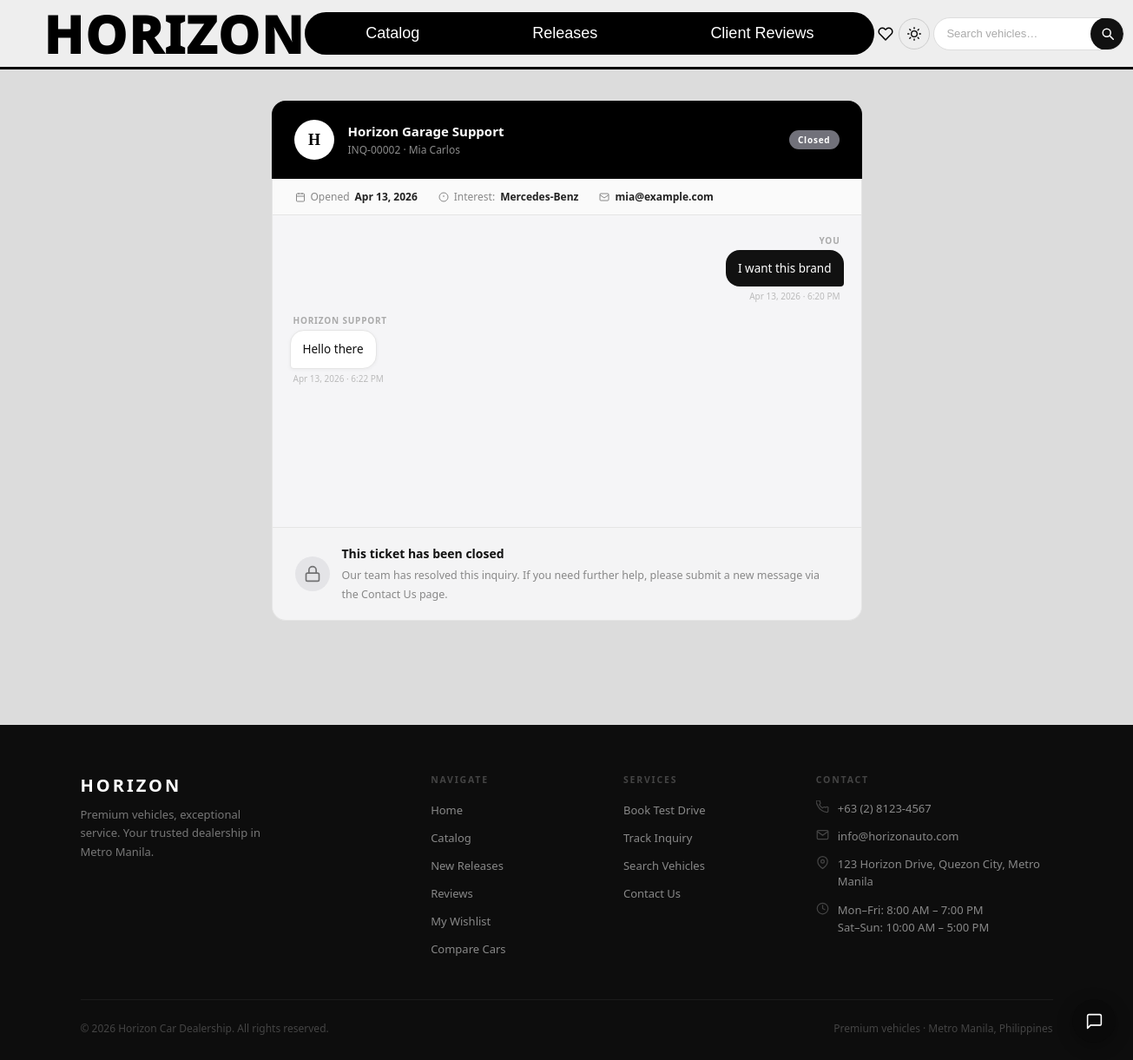
/inquiry/ovPF__EZ8ZjOsofNzo7dlEi6PL7h8r5GqS78BkjDrKU/, run on the app's committed database.
### horizon/models.py (models this page shows, shortened)
class Inquiry(models.Model):
    STATUS_CHOICES = [
        ('new',        'New'),
        ('processing', 'Processing'),
        ('resolved',   'Resolved'),
    ]
    first_name       = models.CharField(max_length=50)
    last_name        = models.CharField(max_length=50)
    email            = models.EmailField()
    phone            = models.CharField(max_length=20, blank=True)
    vehicle_interest = models.CharField(max_length=50, blank=True)
    car              = models.ForeignKey('Car', null=True, blank=True, on_delete=models.SET_NULL, related_name='inquiries')
    message          = models.TextField()
    status           = models.CharField(max_length=20, choices=STATUS_CHOICES, default='new')
    admin_notes      = models.TextField(blank=True)
    created_at       = models.DateTimeField(auto_now_add=True)
    is_read          = models.BooleanField(default=False)
    reply_token = models.CharField(max_length=64, blank=True, unique=True, null=True)
    @property
    def full_name(self):
        return f"{self.first_name} {self.last_name}"
    @property
    def inquiry_number(self):
        return f"INQ-{self.pk:05d}"

class InquiryReply(models.Model):
    SENDER_CHOICES = [('visitor', 'Visitor'), ('admin', 'Admin')]
    inquiry = models.ForeignKey(Inquiry, on_delete=models.CASCADE, related_name='replies')
    sender  = models.CharField(max_length=10, choices=SENDER_CHOICES)
    body    = models.TextField()
    sent_at = models.DateTimeField(auto_now_add=True)
    class Meta:
        ordering = ['sent_at']

class DealershipSettings(models.Model):
    dealership_name  = models.CharField(max_length=120, default='Horizon Car Dealership')
    phone            = models.CharField(max_length=40,  default='+63 (2) 8123-4567')
    email            = models.EmailField(default='info@horizonauto.com')
    address          = models.CharField(max_length=200, default='123 Horizon Drive, Quezon City, Metro Manila')
    weekday_hours    = models.CharField(max_length=60,  default='8:00 AM – 7:00 PM')
    weekend_hours    = models.CharField(max_length=60,  default='10:00 AM – 5:00 PM')
    facebook_url     = models.URLField(blank=True, default='')
    instagram_url    = models.URLField(blank=True, default='')
    telegram_url     = models.URLField(blank=True, default='')
    tagline          = models.CharField(max_length=200, blank=True, default='')
    brand_name       = models.CharField(max_length=40, default='HORIZON',
                           help_text='Short name shown in the navbar (e.g. HORIZON)')
    chat_avatar_letter = models.CharField(max_length=2, default='H',
                           help_text='1-2 letter initial shown in the chat widget avatar')
    footer_tagline   = models.CharField(max_length=200, blank=True,
                           default='Premium vehicles, exceptional service. Your trusted dealership in Metro Manila.',
                           help_text='Short description shown under the brand name in the footer')
    footer_copyright = models.CharField(max_length=200, blank=True, default='',
                           help_text='Custom copyright line. Leave blank to auto-generate from dealership name.')
    footer_show_nav      = models.BooleanField(default=True, help_text='Show the Navigate links column')
    footer_show_services = models.BooleanField(default=True, help_text='Show the Services links column')
    footer_show_contact  = models.BooleanField(default=True, help_text='Show the Contact details column')
    footer_show_socials  = models.BooleanField(default=True, help_text='Show social media icon links')
    class Meta:
        verbose_name = verbose_name_plural = 'Dealership Settings'
    @classmethod
    def get(cls):
        obj, _ = cls.objects.get_or_create(pk=1)
        return obj

### horizon/views.py (the view)
# urls.py: path('inquiry/<str:token>/',          views.inquiry_thread,  name='inquiry_thread'),
def inquiry_thread(request, token):
    inq  = get_object_or_404(Inquiry, reply_token=token)
    msgs = inq.replies.all()
    last = msgs.last()
    return render(request, 'horizon/customer_chat.html', {
        'inq':     inq,
        'msgs':    msgs,
        'closed':  inq.status == 'resolved',
        'last_id': last.pk if last else 0,
    })

### horizon/templates/horizon/customer_chat.html (shortened to what this page needs)
{% extends 'horizon/base.html' %}
{% load static %}
{% block content %}
<section class="tk-page">
  <div class="tk-header">
    <div class="tk-header-logo">H</div>
    <div class="tk-header-info">
      <p class="tk-header-title">Horizon Garage Support</p>
      <p class="tk-header-sub">{{ inq.inquiry_number }} · {{ inq.full_name }}</p>
    </div>
    {% if closed %}
      <span class="tk-header-badge tk-badge-resolved">Closed</span>
    {% elif inq.status == 'processing' %}
      <span class="tk-header-badge tk-badge-processing">In Progress</span>
    {% else %}
      <span class="tk-header-badge tk-badge-open">Open</span>
    {% endif %}
  </div>
  <div class="tk-info-strip">
    <div class="tk-info-item">
      <svg width="12" height="12" viewBox="0 0 24 24" fill="none" stroke="currentColor" stroke-width="2"><rect x="3" y="4" width="18" height="18" rx="2"/><line x1="16" y1="2" x2="16" y2="6"/><line x1="8" y1="2" x2="8" y2="6"/><line x1="3" y1="10" x2="21" y2="10"/></svg>
      Opened <strong>{{ inq.created_at|date:"M d, Y" }}</strong>
    </div>
    {% if inq.vehicle_interest %}
    <div class="tk-info-item">
      <svg width="12" height="12" viewBox="0 0 24 24" fill="none" stroke="currentColor" stroke-width="2"><circle cx="12" cy="12" r="10"/><line x1="12" y1="8" x2="12" y2="12"/><line x1="12" y1="16" x2="12.01" y2="16"/></svg>
      Interest: <strong>{{ inq.vehicle_interest }}</strong>
    </div>
    {% endif %}
    <div class="tk-info-item">
      <svg width="12" height="12" viewBox="0 0 24 24" fill="none" stroke="currentColor" stroke-width="2"><rect x="2" y="4" width="20" height="16" rx="2"/><path d="M2 7l10 7 10-7"/></svg>
      <strong>{{ inq.email }}</strong>
    </div>
  </div>
  <div class="tk-body" id="tkBody">
    {% if msgs %}
      {% for msg in msgs %}
      <div class="tk-msg tk-msg-{% if msg.sender == 'visitor' %}you{% else %}horizon{% endif %}" data-id="{{ msg.pk }}">
        <span class="tk-msg-who">{% if msg.sender == 'admin' %}Horizon Support{% else %}You{% endif %}</span>
        <div class="tk-bubble">{{ msg.body }}</div>
        <span class="tk-msg-time">{{ msg.sent_at|date:"M d, Y" }} · {{ msg.sent_at|time:"g:i A" }}</span>
      </div>
      {% endfor %}
    {% endif %}
  </div>
  {% if closed %}
  <div class="tk-closed-banner">
    <div class="tk-closed-icon"><svg width="20" height="20" viewBox="0 0 24 24" fill="none" stroke="currentColor" stroke-width="2" opacity=".5"><rect x="3" y="11" width="18" height="11" rx="2"/><path d="M7 11V7a5 5 0 0110 0v4"/></svg></div>
    <div class="tk-closed-text">
      <strong>This ticket has been closed</strong>
      <span>Our team has resolved this inquiry. If you need further help, please submit a new message via the Contact Us page.</span>
    </div>
  </div>
  {% endif %}
</section>
{% endblock %}

### horizon/templates/horizon/base.html (shortened to what this page needs)
{% load static %}
<!DOCTYPE html>
<html lang="en">
<head>
  <link rel="stylesheet" href="{% static 'css/stylesheet.css' %}">
  <link rel="stylesheet" href="{% static 'css/dark.css' %}">
</head>
<body>
<header class="navbar">
  <div class="logo"><a href="{% url 'home' %}">{{ dealership_settings.brand_name }}</a></div>
  <nav class="nav-center" id="navMenu">
    <a href="{% url 'catalog' %}">Catalog</a>
    <a href="{% url 'releases' %}">Releases</a>
    <a href="{% url 'client_releases' %}">Client Reviews</a>
  </nav>
  <a href="{% url 'wishlist' %}" class="nav-wl-link" title="My Wishlist" aria-label="Wishlist">
    <svg width="18" height="18" viewBox="0 0 24 24" fill="none" stroke="currentColor" stroke-width="2" stroke-linecap="round" stroke-linejoin="round"><path d="M20.84 4.61a5.5 5.5 0 0 0-7.78 0L12 5.67l-1.06-1.06a5.5 5.5 0 0 0-7.78 7.78l1.06 1.06L12 21.23l7.78-7.78 1.06-1.06a5.5 5.5 0 0 0 0-7.78z"/></svg>
  </a>
  <button class="dm-toggle" id="dmToggle" onclick="dmToggle()" title="Toggle dark mode" aria-label="Toggle dark mode">
  </button>
  <div class="nav-search-wrap" id="navSearchWrap">
    <form class="nav-search" action="{% url 'search' %}" method="get" role="search" onsubmit="navAcClose()">
      <input class="nav-search-input" id="navSearchInput" type="search" name="q" placeholder="Search vehicles…"
             value="{{ request.GET.q|default:'' }}" autocomplete="off" aria-label="Search vehicles"
             oninput="navAcInput(this.value)" onkeydown="navAcKey(event)" onfocus="navAcInput(this.value)">
      <button class="nav-search-btn" type="submit" aria-label="Submit search">
        <svg width="15" height="15" viewBox="0 0 20 20" fill="none" stroke="currentColor"
             stroke-width="2" stroke-linecap="round"><circle cx="9" cy="9" r="6"/><line x1="14.5" y1="14.5" x2="19" y2="19"/></svg>
      </button>
    </form>
  </div>
</header>
{% block content %}{% endblock %}
<footer class="site-footer">
  <div class="ft-inner">
    <div class="ft-grid">
      <div class="ft-col ft-col-brand">
        <p class="ft-brand-name">{{ dealership_settings.brand_name }}</p>
        {% if dealership_settings.footer_tagline %}
        <p class="ft-tagline">{{ dealership_settings.footer_tagline }}</p>
        {% endif %}
      </div>
      {% if dealership_settings.footer_show_nav %}
      <div class="ft-col">
        <p class="ft-col-title">Navigate</p>
        <ul class="ft-links">
          <li><a href="{% url 'home' %}">Home</a></li>
          <li><a href="{% url 'catalog' %}">Catalog</a></li>
          <li><a href="{% url 'releases' %}">New Releases</a></li>
          <li><a href="{% url 'client_releases' %}">Reviews</a></li>
          <li><a href="{% url 'wishlist' %}">My Wishlist</a></li>
          <li><a href="{% url 'compare' %}">Compare Cars</a></li>
        </ul>
      </div>
      {% endif %}
      {% if dealership_settings.footer_show_services %}
      <div class="ft-col">
        <p class="ft-col-title">Services</p>
        <ul class="ft-links">
          <li><a href="{% url 'vehicle_detail' pk=1 %}" onclick="event.preventDefault();document.querySelector('.float-chat-btn')&&document.querySelector('.float-chat-btn').click()">Book Test Drive</a></li>
          <li><a href="{% url 'ticket_lookup' %}">Track Inquiry</a></li>
          <li><a href="{% url 'search' %}">Search Vehicles</a></li>
          <li><a href="{% url 'home' %}#contact">Contact Us</a></li>
        </ul>
      </div>
      {% endif %}
      {% if dealership_settings.footer_show_contact %}
      <div class="ft-col ft-col-contact">
        <p class="ft-col-title">Contact</p>
        {% if dealership_settings.phone %}
        <div class="ft-contact-item">
          <span>{{ dealership_settings.phone }}</span>
        </div>
        {% endif %}
        {% if dealership_settings.email %}
        <div class="ft-contact-item">
          <svg class="ft-ci" viewBox="0 0 24 24" fill="none" stroke="currentColor" stroke-width="2" stroke-linecap="round" stroke-linejoin="round"><path d="M4 4h16c1.1 0 2 .9 2 2v12c0 1.1-.9 2-2 2H4c-1.1 0-2-.9-2-2V6c0-1.1.9-2 2-2z"/><polyline points="22,6 12,13 2,6"/></svg>
          <span>{{ dealership_settings.email }}</span>
        </div>
        {% endif %}
        {% if dealership_settings.address %}
        <div class="ft-contact-item">
          <svg class="ft-ci" viewBox="0 0 24 24" fill="none" stroke="currentColor" stroke-width="2" stroke-linecap="round" stroke-linejoin="round"><path d="M21 10c0 7-9 13-9 13s-9-6-9-13a9 9 0 0118 0z"/><circle cx="12" cy="10" r="3"/></svg>
          <span>{{ dealership_settings.address }}</span>
        </div>
        {% endif %}
        {% if dealership_settings.weekday_hours or dealership_settings.weekend_hours %}
        <div class="ft-contact-item">
          <svg class="ft-ci" viewBox="0 0 24 24" fill="none" stroke="currentColor" stroke-width="2" stroke-linecap="round" stroke-linejoin="round"><circle cx="12" cy="12" r="10"/><polyline points="12 6 12 12 16 14"/></svg>
          <span>
            {% if dealership_settings.weekday_hours %}Mon–Fri: {{ dealership_settings.weekday_hours }}<br>{% endif %}
            {% if dealership_settings.weekend_hours %}Sat–Sun: {{ dealership_settings.weekend_hours }}{% endif %}
          </span>
        </div>
        {% endif %}
      </div>
      {% endif %}
    </div>
    <div class="ft-divider"></div>
    <div class="ft-bottom">
      <p class="ft-copy">
        &copy; {% now "Y" %}
        {% if dealership_settings.footer_copyright %}
          {{ dealership_settings.footer_copyright }}
        {% else %}
          {{ dealership_settings.dealership_name }}. All rights reserved.
        {% endif %}
      </p>
      <p class="ft-bottom-right">Premium vehicles &middot; Metro Manila, Philippines</p>
    </div>
  </div>
</footer>
<button class="hb" id="hwBubble" onclick="hwToggle()" aria-label="Chat">
  <svg class="ic-c" viewBox="0 0 24 24" fill="none" stroke="currentColor" stroke-width="1.8" stroke-linecap="round" stroke-linejoin="round"><path d="M21 15a2 2 0 01-2 2H7l-4 4V5a2 2 0 012-2h14a2 2 0 012 2z"/></svg>
</button>
</body>
</html>

### data on the page
Inquiry: inquiry_number "INQ-00002", full_name "Mia Carlos", created_at "Apr 13, 2026", vehicle_interest "Mercedes-Benz", email "mia@example.com"
InquiryReply: sender "YOU", body "I want this brand", sent_at "Apr 13, 2026", sent_at "6:20 PM"
InquiryReply: sender "HORIZON SUPPORT", body "Hello there", sent_at "Apr 13, 2026", sent_at "6:22 PM"
DealershipSettings: brand_name "HORIZON", footer_tagline "Premium vehicles, exceptional service. Your trusted dealership in Metro Manila.", phone "+63 (2) 8123-4567", email "info@horizonauto.com", address "123 Horizon Drive, Quezon City, Metro Manila", weekday_hours "8:00 AM – 7:00 PM", weekend_hours "10:00 AM – 5:00 PM", dealership_name "Horizon Car Dealership"
